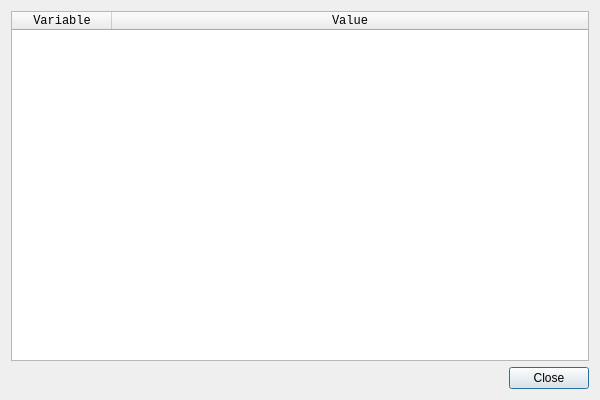
<?xml version="1.0" encoding="UTF-8"?>
<ui version="4.0">
 <class>ConsoleEnv</class>
 <widget class="QDialog" name="ConsoleEnv">
  <property name="geometry">
   <rect>
    <x>0</x>
    <y>0</y>
    <width>600</width>
    <height>400</height>
   </rect>
  </property>
  <property name="windowTitle">
   <string notr="true">ConsoleEnv</string>
  </property>
  <layout class="QVBoxLayout" name="layout">
   <item>
    <widget class="QTableWidget" name="table">
     <property name="font">
      <font>
       <family>Monospace</family>
      </font>
     </property>
     <property name="editTriggers">
      <set>QAbstractItemView::NoEditTriggers</set>
     </property>
     <property name="alternatingRowColors">
      <bool>true</bool>
     </property>
     <property name="selectionBehavior">
      <enum>QAbstractItemView::SelectRows</enum>
     </property>
     <property name="sortingEnabled">
      <bool>true</bool>
     </property>
     <property name="cornerButtonEnabled">
      <bool>true</bool>
     </property>
     <property name="columnCount">
      <number>2</number>
     </property>
     <attribute name="horizontalHeaderVisible">
      <bool>true</bool>
     </attribute>
     <attribute name="horizontalHeaderStretchLastSection">
      <bool>true</bool>
     </attribute>
     <attribute name="verticalHeaderVisible">
      <bool>false</bool>
     </attribute>
     <column>
      <property name="text">
       <string>Variable</string>
      </property>
     </column>
     <column>
      <property name="text">
       <string>Value</string>
      </property>
     </column>
    </widget>
   </item>
   <item>
    <widget class="QDialogButtonBox" name="buttons">
     <property name="orientation">
      <enum>Qt::Horizontal</enum>
     </property>
     <property name="standardButtons">
      <set>QDialogButtonBox::Close</set>
     </property>
    </widget>
   </item>
  </layout>
 </widget>
 <resources/>
 <connections>
  <connection>
   <sender>buttons</sender>
   <signal>accepted()</signal>
   <receiver>ConsoleEnv</receiver>
   <slot>accept()</slot>
   <hints>
    <hint type="sourcelabel">
     <x>248</x>
     <y>254</y>
    </hint>
    <hint type="destinationlabel">
     <x>157</x>
     <y>274</y>
    </hint>
   </hints>
  </connection>
  <connection>
   <sender>buttons</sender>
   <signal>rejected()</signal>
   <receiver>ConsoleEnv</receiver>
   <slot>reject()</slot>
   <hints>
    <hint type="sourcelabel">
     <x>316</x>
     <y>260</y>
    </hint>
    <hint type="destinationlabel">
     <x>286</x>
     <y>274</y>
    </hint>
   </hints>
  </connection>
 </connections>
</ui>
